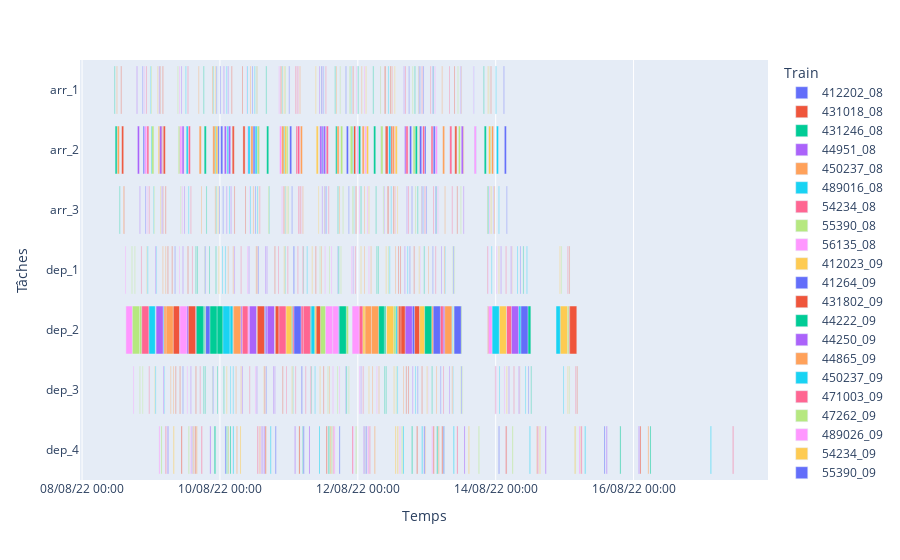

The cell this chart's notebook holds for it:
### Code cell
# Liste ordonnée des machines
ORDERED_MACHINES = ["arr_1", "arr_2", "arr_3",
                        "dep_1", "dep_2", "dep_3", "dep_4"]

# Données fournies sous forme de liste de dictionnaires
tasks = [
        {"Train": n_arr,
         "Start": base_time(1) + datetime.timedelta(minutes=15*var_arr.X),
         "Finish": base_time(1) + datetime.timedelta(minutes=15*var_arr.X + Taches.T_ARR[m_arr]),
         "Machine": f"arr_{m_arr}",
         "Tâches": f"arr_{m_arr}"}
        for (m_arr, n_arr), var_arr in t_arr.items()
    ] + [
        {"Train": n_dep,
         "Start": base_time(1) + datetime.timedelta(minutes=15*var_dep.X),
         "Finish": base_time(1) + datetime.timedelta(minutes=15*var_dep.X + Taches.T_DEP[m_dep]),
         "Machine": f"dep_{m_dep}",
         "Tâches": f"dep_{m_dep}"}
        for (m_dep, n_dep), var_dep in t_dep.items()
    ]

# Construction du DataFrame pour la visualisation
gantt_df = pd.DataFrame(tasks)

# Regroupement des ressources par machine
resource_per_machine = {}
for task in tasks:
    resource_per_machine.setdefault(
        task["Machine"], set()).add(task["Tâches"])

sorted_resources = list(itertools.chain.from_iterable(
    [sorted(resource_per_machine[machine]) for machine in ORDERED_MACHINES]
))

fig = px.timeline(gantt_df, x_start="Start",
                    x_end="Finish", y="Tâches", color="Train")
fig.update_layout(xaxis=dict(title='Temps',
                    tickformat='%d/%m/%y %H:%M'))
fig.update_yaxes(categoryorder="array",
                    categoryarray=sorted_resources[::-1])
fig.show()
